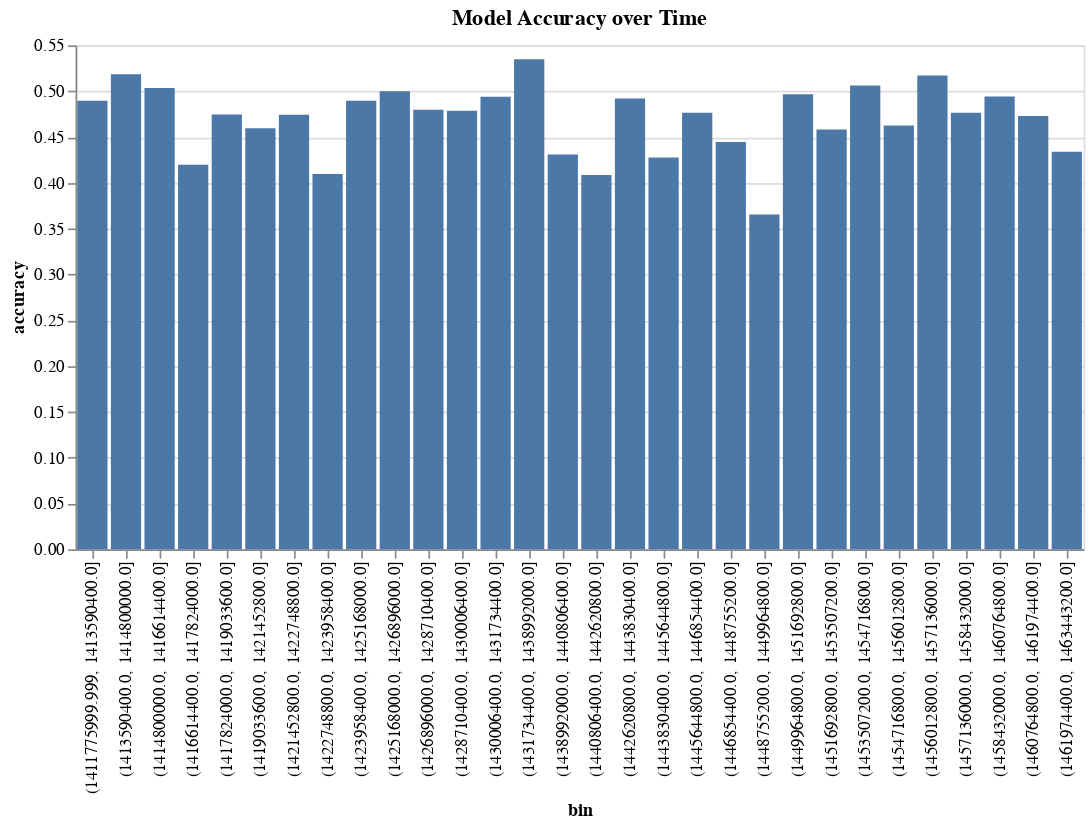

Notebook cell for this chart:
### Code cell
alt.Chart(binned).mark_bar().encode(
    x='bin',
    y='accuracy',
).properties(title='Model Accuracy over Time')

### Figure 1 — Vega-Lite specification as saved in the notebook (floating-point values rounded to 4 significant figures)
{"config": {"view": {"continuousWidth": 300, "continuousHeight": 300}}, "data": {"name": "data-3026d17432ecd9d7d514f00a869ad27e"}, "mark": {"type": "bar"}, "encoding": {"x": {"field": "bin", "type": "nominal"}, "y": {"field": "accuracy", "type": "quantitative"}}, "title": "Model Accuracy over Time", "$schema": "https://vega.github.io/schema/vega-lite/v5.16.3.json", "datasets": {"data-3026d17432ecd9d7d514f00a869ad27e": [{"bin": "(1411775999.999, 1413590400.0]", "sum": 93, "count": 190, "accuracy": 0.4895}, {"bin": "(1413590400.0, 1414800000.0]", "sum": 84, "count": 162, "accuracy": 0.5185}, {"bin": "(1414800000.0, 1416614400.0]", "sum": 74, "count": 147, "accuracy": 0.5034}, {"bin": "(1416614400.0, 1417824000.0]", "sum": 68, "count": 162, "accuracy": 0.4198}, {"bin": "(1417824000.0, 1419033600.0]", "sum": 75, "count": 158, "accuracy": 0.4747}, {"bin": "(1419033600.0, 1421452800.0]", "sum": 85, "count": 185, "accuracy": 0.4595}, {"bin": "(1421452800.0, 1422748800.0]", "sum": 74, "count": 156, "accuracy": 0.4744}, {"bin": "(1422748800.0, 1423958400.0]", "sum": 68, "count": 166, "accuracy": 0.4096}, {"bin": "(1423958400.0, 1425168000.0]", "sum": 71, "count": 145, "accuracy": 0.4897}, {"bin": "(1425168000.0, 1426896000.0]", "sum": 98, "count": 196, "accuracy": 0.5}, {"bin": "(1426896000.0, 1428710400.0]", "sum": 71, "count": 148, "accuracy": 0.4797}, {"bin": "(1428710400.0, 1430006400.0]", "sum": 78, "count": 163, "accuracy": 0.4785}, {"bin": "(1430006400.0, 1431734400.0]", "sum": 82, "count": 166, "accuracy": 0.494}, {"bin": "(1431734400.0, 1438992000.0]", "sum": 77, "count": 144, "accuracy": 0.5347}, {"bin": "(1438992000.0, 1440806400.0]", "sum": 84, "count": 195, "accuracy": 0.4308}, {"bin": "(1440806400.0, 1442620800.0]", "sum": 58, "count": 142, "accuracy": 0.4085}, {"bin": "(1442620800.0, 1443830400.0]", "sum": 92, "count": 187, "accuracy": 0.492}, {"bin": "(1443830400.0, 1445644800.0]", "sum": 59, "count": 138, "accuracy": 0.4275}, {"bin": "(1445644800.0, 1446854400.0]", "sum": 81, "count": 170, "accuracy": 0.4765}, {"bin": "(1446854400.0, 1448755200.0]", "sum": 76, "count": 171, "accuracy": 0.4444}, {"bin": "(1448755200.0, 1449964800.0]", "sum": 57, "count": 156, "accuracy": 0.3654}, {"bin": "(1449964800.0, 1451692800.0]", "sum": 75, "count": 151, "accuracy": 0.4967}, {"bin": "(1451692800.0, 1453507200.0]", "sum": 82, "count": 179, "accuracy": 0.4581}, {"bin": "(1453507200.0, 1454716800.0]", "sum": 83, "count": 164, "accuracy": 0.5061}, {"bin": "(1454716800.0, 1456012800.0]", "sum": 74, "count": 160, "accuracy": 0.4625}, {"bin": "(1456012800.0, 1457136000.0]", "sum": 76, "count": 147, "accuracy": 0.517}, {"bin": "(1457136000.0, 1458432000.0]", "sum": 81, "count": 170, "accuracy": 0.4765}, {"bin": "(1458432000.0, 1460764800.0]", "sum": 86, "count": 174, "accuracy": 0.4943}, {"bin": "(1460764800.0, 1461974400.0]", "sum": 70, "count": 148, "accuracy": 0.473}, {"bin": "(1461974400.0, 1463443200.0]", "sum": 69, "count": 159, "accuracy": 0.434}]}}
